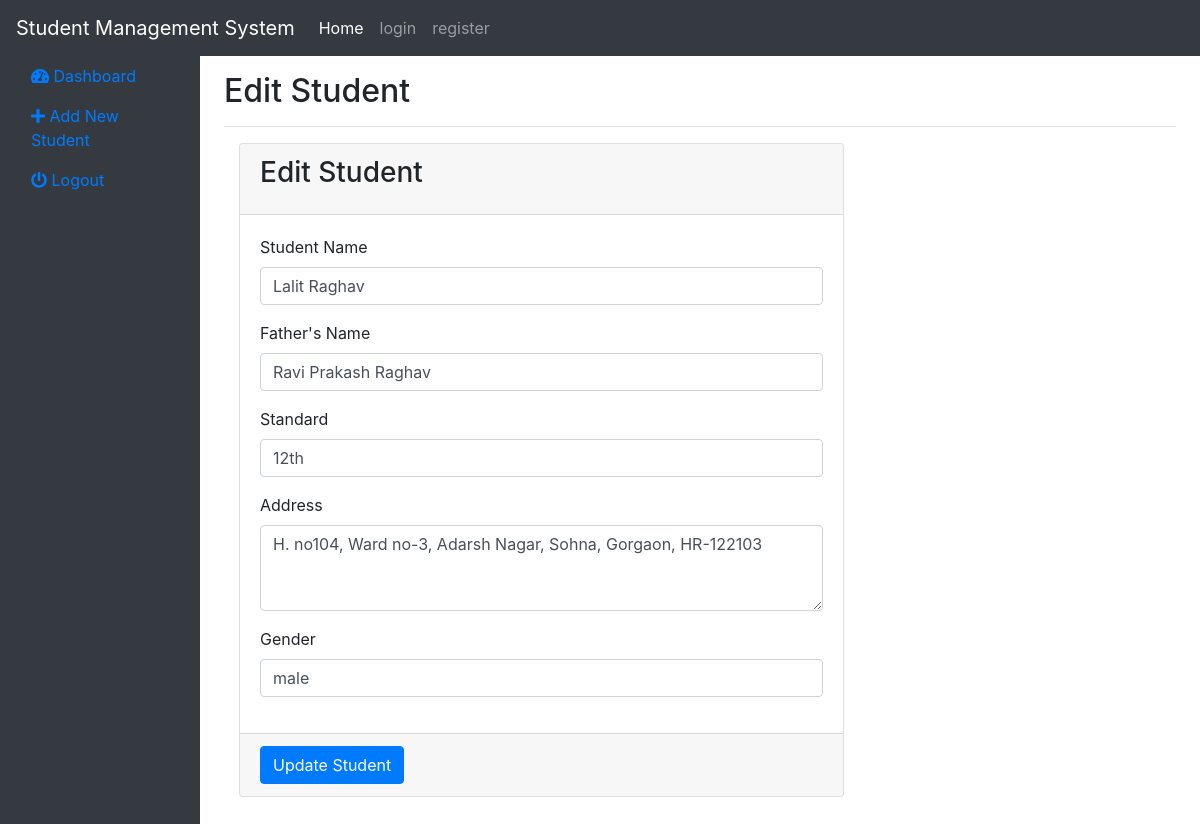
Screenshot of /edit_student.php?id=1597510904-Lalit with the database file from the repository.
### tables this page shows
CREATE TABLE `students` (
  `id` int(11) NOT NULL,
  `student_id` varchar(128) NOT NULL,
  `student_name` varchar(255) NOT NULL,
  `father_name` varchar(255) NOT NULL,
  `standard` varchar(255) NOT NULL,
  `address` varchar(512) NOT NULL,
  `gender` varchar(100) NOT NULL,
  `student_created_at` datetime NOT NULL DEFAULT current_timestamp()
);

### edit_student.php (the view)
<?php
include('header.php');
$id = $_GET['id'];
$student_edit = "SELECT * FROM students WHERE student_id = '$id'";
$query = $conn->prepare($student_edit);
$query->execute();
$student = $query->fetch(PDO::FETCH_ASSOC);
?>
    <main role="main" class="col-md-9 ml-sm-auto col-lg-10 px-4">
        <div class="d-flex justify-content-between flex-wrap flex-md-nowrap align-items-center pt-3 pb-2 mb-3 border-bottom">
        <h1 class="h2">Edit Student</h1>
        </div>
    <section class="content">
      <div class="container">
        <div class="row">
          <div class="col-lg-8 col-md-8 mb-5">
            <div class="card card-primary">
              <div class="card-header">
                <h3 class="card-title">Edit Student</h3>
              </div>
              <form role="form" action="backend_handler.php?id=<?php echo $student['student_id']; ?>" method="post" enctype="multipart/form-data">
                <div class="card-body">
                  <div class="form-group">
                    <label for="exampleInputText">Student Name</label>
                    <input type="text" name="student_name" value="<?php echo $student['student_name']; ?>" class="form-control" id="exampleInputText" placeholder="Student Name">
                  </div>
                  <div class="form-group">
                    <label for="exampleInputText">Father's Name</label>
                    <input type="text" name="father_name" value="<?php echo $student['father_name']; ?>" class="form-control" id="exampleInputText" placeholder="Father's Name">
                  </div>
                  <div class="form-group">
                    <label for="exampleInputText">Standard</label>
                    <input type="text" name="standard" value="<?php echo $student['standard']; ?>" class="form-control" id="exampleInputText" placeholder="Standard">
                  </div>
                  <div class="form-group">
                    <label for="exampleFormControlTextarea1">Address</label>
                    <textarea class="form-control" name="address" id="exampleFormControlTextarea1" rows="3"><?php echo $student['address']; ?></textarea>
                  </div>
                  <div class="form-group">
                    <label for="exampleInputText">Gender</label>
                    <input type="text" name="gender" value="<?php echo $student['gender']; ?>" class="form-control" id="exampleInputText" placeholder="Gender">
                  </div>
                </div>
                <div class="card-footer">
                  <button type="submit" name="type" value="update_student" class="btn btn-primary">Update Student</button>
                </div>
              </form>
            </div>
          </div>
        </div>
      </div>
    </section>
    </main>
<?php include('footer.php');?>

### rows the page displays
students: student_name "Lalit Raghav", father_name "Ravi Prakash Raghav", standard "12th", address "H. no104, Ward no-3, Adarsh Nagar, Sohna, Gorgaon, HR-122103", gender "male"
